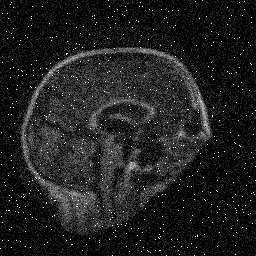
#> input picture Assignment 2 (1)/Noise/ImgA1.jpg, 256 x 256 px
$ python Solution1.py Noise/ImgA1.jpg out.png
#> lines starting #> are read from the running program, lines starting #| are printed output that depends on the picture
#A :47.88%
#B :62.75%
#C :48.38%

import cv2
import sys
import numpy as np

def restore_image(input_file, output_file):

    #Read the input image
#> called with input_file = 'Noise/ImgA1.jpg', output_file = 'out.png'
    input_image = cv2.imread(input_file, cv2.IMREAD_GRAYSCALE)
#> input_image is the input picture: shape (256, 256); min 0, max 255, mean 30.9

    #Blur the image by taking median in the neighbourhood
    blur_image = cv2.medianBlur(input_image, 3)
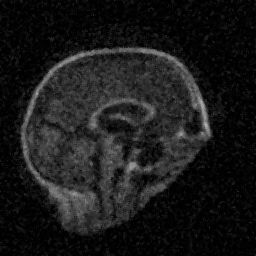
#> blur_image: shape (256, 256); min 0, max 173, mean 25.5

    #Create a CLAHE object (Clip Limit and Grid Size can be adjusted)
    clahe = cv2.createCLAHE(clipLimit=0.0005, tileGridSize=(1, 1))

    #Apply CLAHE to the input image
    clahe_image = clahe.apply(blur_image)

    #Blur the image by taking median in the neighbourhood
    blur2_image = cv2.medianBlur(clahe_image, 5)

    restore_image = blur2_image

    show_image = np.hstack((input_image,restore_image))
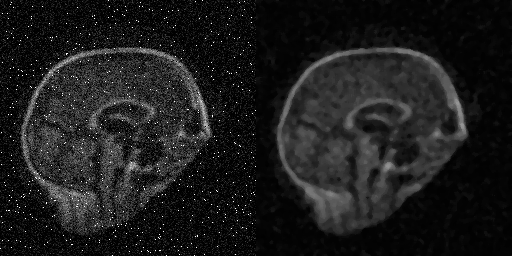
#> show_image: shape (256, 512); min 0, max 255, mean 28.2

    # Write the output image
    cv2.imwrite(output_file + '.jpg', restore_image)

    # Display input and output images
    cv2.imshow('Input | Restored',show_image)
    cv2.waitKey(0)
    cv2.destroyAllWindows()

if __name__ == "__main__":
    if len(sys.argv) != 3:
        print("Usage: python restore_combined.py input_image output_image")
    else:
        input_image_path = sys.argv[1]
        output_image_path = sys.argv[2]
        restore_image(input_image_path, output_image_path)

$ run again, on Assignment 2 (1)/Noise/ImgA11.jpg
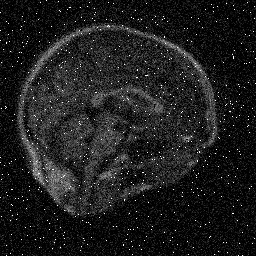
#> input picture Assignment 2 (1)/Noise/ImgA11.jpg, 256 x 256 px
#> in restore_image, input_image is the input picture: shape (256, 256); min 0, max 255, mean 29.8
#> in restore_image, `blur_image = cv2.medianBlur(input_image, 3)`:
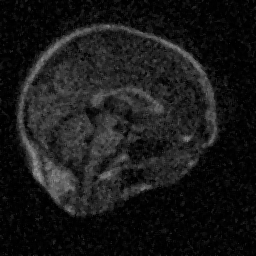
#> blur_image: shape (256, 256); min 0, max 155, mean 24.4
#> in restore_image, `show_image = np.hstack((input_image,restore_image))`:
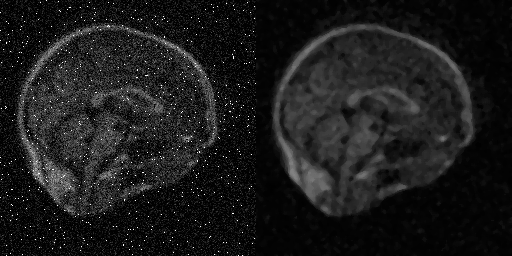
#> show_image: shape (256, 512); min 0, max 255, mean 27.1

$ run again, on Assignment 2 (1)/Noise/ImgA12.jpg
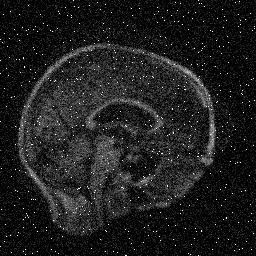
#> input picture Assignment 2 (1)/Noise/ImgA12.jpg, 256 x 256 px
#> in restore_image, input_image is the input picture: shape (256, 256); min 0, max 255, mean 30
#> in restore_image, `blur_image = cv2.medianBlur(input_image, 3)`:
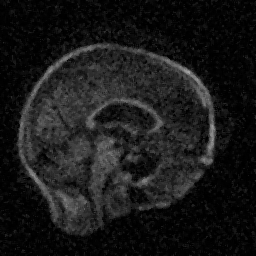
#> blur_image: shape (256, 256); min 0, max 168, mean 24.7
#> in restore_image, `show_image = np.hstack((input_image,restore_image))`:
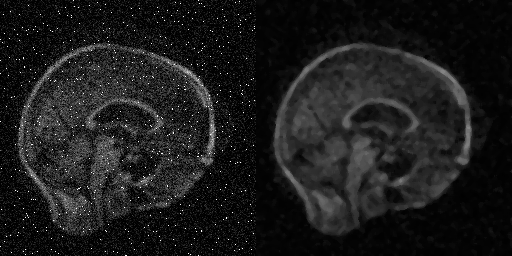
#> show_image: shape (256, 512); min 0, max 255, mean 27.4

$ run again, on Assignment 2 (1)/Noise/ImgA13.jpg
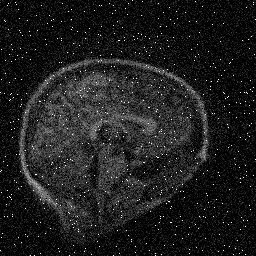
#> input picture Assignment 2 (1)/Noise/ImgA13.jpg, 256 x 256 px
#> in restore_image, input_image is the input picture: shape (256, 256); min 0, max 255, mean 29.8
#> in restore_image, `blur_image = cv2.medianBlur(input_image, 3)`:
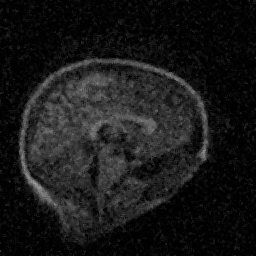
#> blur_image: shape (256, 256); min 0, max 158, mean 24.4
#> in restore_image, `show_image = np.hstack((input_image,restore_image))`:
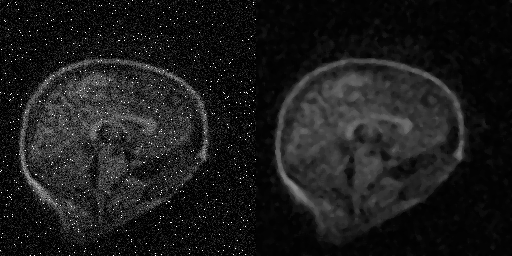
#> show_image: shape (256, 512); min 0, max 255, mean 27.2
